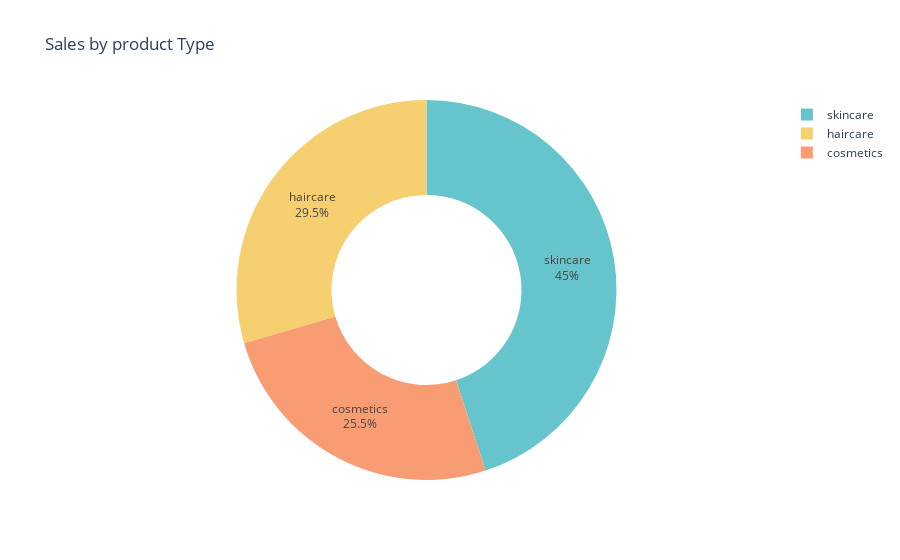

The code cell stored with this chart in its notebook:
### Code cell
sales_data = data.groupby('Product type')['Number of products sold'].sum().reset_index()
pie_chart = px.pie(sales_data,values='Number of products sold',names = 'Product type',title='Sales by product Type',hover_data=['Number of products sold'],hole=0.5,color_discrete_sequence=px.colors.qualitative.Pastel)
pie_chart.update_traces(textposition='inside',textinfo='percent+label')
pie_chart.show()

### Figure 1 — Plotly figure (JSON) as saved in the notebook; plotly's stock layout.template omitted (floating-point values rounded to 4 significant figures)
{"data": [{"customdata": [[11757], [13611], [20731]], "domain": {"x": [0, 1], "y": [0, 1]}, "hole": 0.5, "hovertemplate": "Product type=%{label}<br>Number of products sold=%{customdata[0]}<extra></extra>", "labels": ["cosmetics", "haircare", "skincare"], "legendgroup": "", "name": "", "showlegend": true, "textinfo": "percent+label", "textposition": "inside", "type": "pie", "values": [11757, 13611, 20731]}], "layout": {"legend": {"tracegroupgap": 0}, "piecolorway": ["rgb(102, 197, 204)", "rgb(246, 207, 113)", "rgb(248, 156, 116)", "rgb(220, 176, 242)", "rgb(135, 197, 95)", "rgb(158, 185, 243)", "rgb(254, 136, 177)", "rgb(201, 219, 116)", "rgb(139, 224, 164)", "rgb(180, 151, 231)", "rgb(179, 179, 179)"], "title": {"text": "Sales by product Type"}}}
